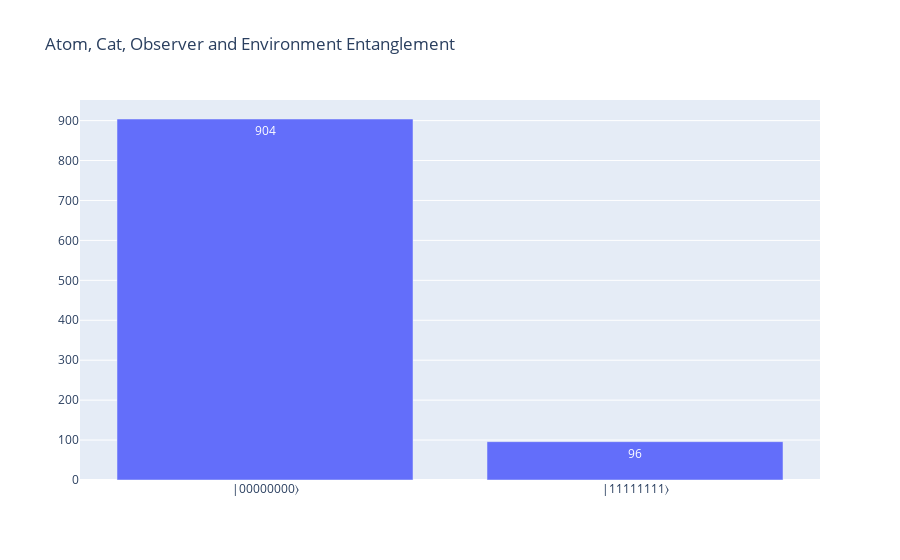

Notebook source saved alongside this figure:
### Code cell
results = qsharp.run("AtomCatObserverAndEnvironment()", shots=1000)

# note: we have 2^8 = 256 possible outcomes, so for clarity we hide the empty outcomes
plot(results, title="Atom, Cat, Observer and Environment Entanglement", hide_empty=True)

### Figure 1 — Plotly figure (JSON) as saved in the notebook; plotly's stock layout.template omitted (floating-point values rounded to 4 significant figures)
{"data": [{"text": ["904", "96"], "type": "bar", "x": ["|00000000⟩", "|11111111⟩"], "y": [904, 96]}], "layout": {"title": {"text": "Atom, Cat, Observer and Environment Entanglement"}}}
